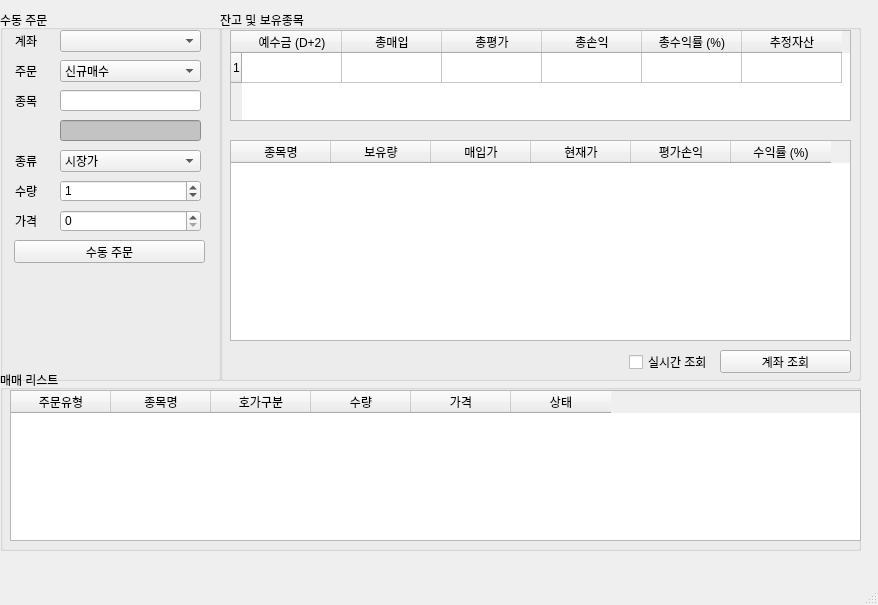
<?xml version="1.0" encoding="UTF-8"?>
<ui version="4.0">
 <class>MainWindow</class>
 <widget class="QMainWindow" name="MainWindow">
  <property name="geometry">
   <rect>
    <x>0</x>
    <y>0</y>
    <width>878</width>
    <height>605</height>
   </rect>
  </property>
  <property name="windowTitle">
   <string>AjouStock v0.2</string>
  </property>
  <property name="windowIcon">
   <iconset>
    <normaloff>ajou_icon.png</normaloff>ajou_icon.png</iconset>
  </property>
  <widget class="QWidget" name="centralwidget">
   <widget class="QGroupBox" name="groupBox">
    <property name="geometry">
     <rect>
      <x>0</x>
      <y>10</y>
      <width>221</width>
      <height>371</height>
     </rect>
    </property>
    <property name="title">
     <string>수동 주문</string>
    </property>
    <widget class="QLabel" name="label">
     <property name="geometry">
      <rect>
       <x>15</x>
       <y>23</y>
       <width>64</width>
       <height>15</height>
      </rect>
     </property>
     <property name="text">
      <string>계좌</string>
     </property>
    </widget>
    <widget class="QLabel" name="label_2">
     <property name="geometry">
      <rect>
       <x>15</x>
       <y>53</y>
       <width>64</width>
       <height>15</height>
      </rect>
     </property>
     <property name="text">
      <string>주문</string>
     </property>
    </widget>
    <widget class="QLabel" name="label_3">
     <property name="geometry">
      <rect>
       <x>15</x>
       <y>83</y>
       <width>64</width>
       <height>15</height>
      </rect>
     </property>
     <property name="text">
      <string>종목</string>
     </property>
    </widget>
    <widget class="QLabel" name="label_4">
     <property name="geometry">
      <rect>
       <x>15</x>
       <y>143</y>
       <width>64</width>
       <height>15</height>
      </rect>
     </property>
     <property name="text">
      <string>종류</string>
     </property>
    </widget>
    <widget class="QLabel" name="label_5">
     <property name="geometry">
      <rect>
       <x>15</x>
       <y>173</y>
       <width>64</width>
       <height>15</height>
      </rect>
     </property>
     <property name="text">
      <string>수량</string>
     </property>
    </widget>
    <widget class="QLabel" name="label_6">
     <property name="geometry">
      <rect>
       <x>15</x>
       <y>203</y>
       <width>64</width>
       <height>15</height>
      </rect>
     </property>
     <property name="text">
      <string>가격</string>
     </property>
    </widget>
    <widget class="QComboBox" name="comboBox">
     <property name="geometry">
      <rect>
       <x>60</x>
       <y>20</y>
       <width>141</width>
       <height>22</height>
      </rect>
     </property>
    </widget>
    <widget class="QComboBox" name="comboBox_2">
     <property name="geometry">
      <rect>
       <x>60</x>
       <y>50</y>
       <width>141</width>
       <height>22</height>
      </rect>
     </property>
     <item>
      <property name="text">
       <string>신규매수</string>
      </property>
     </item>
     <item>
      <property name="text">
       <string>신규매도</string>
      </property>
     </item>
     <item>
      <property name="text">
       <string>매수취소</string>
      </property>
     </item>
     <item>
      <property name="text">
       <string>매도취소</string>
      </property>
     </item>
    </widget>
    <widget class="QComboBox" name="comboBox_3">
     <property name="geometry">
      <rect>
       <x>60</x>
       <y>140</y>
       <width>141</width>
       <height>22</height>
      </rect>
     </property>
     <item>
      <property name="text">
       <string>시장가</string>
      </property>
     </item>
     <item>
      <property name="text">
       <string>지정가</string>
      </property>
     </item>
    </widget>
    <widget class="QLineEdit" name="lineEdit">
     <property name="geometry">
      <rect>
       <x>60</x>
       <y>80</y>
       <width>141</width>
       <height>21</height>
      </rect>
     </property>
    </widget>
    <widget class="QLineEdit" name="lineEdit_2">
     <property name="geometry">
      <rect>
       <x>60</x>
       <y>110</y>
       <width>141</width>
       <height>21</height>
      </rect>
     </property>
     <property name="styleSheet">
      <string notr="true">background-color: rgb(195, 195, 195);</string>
     </property>
    </widget>
    <widget class="QSpinBox" name="spinBox">
     <property name="geometry">
      <rect>
       <x>60</x>
       <y>170</y>
       <width>141</width>
       <height>22</height>
      </rect>
     </property>
     <property name="maximum">
      <number>2000</number>
     </property>
     <property name="value">
      <number>1</number>
     </property>
    </widget>
    <widget class="QSpinBox" name="spinBox_2">
     <property name="geometry">
      <rect>
       <x>60</x>
       <y>200</y>
       <width>141</width>
       <height>22</height>
      </rect>
     </property>
     <property name="maximum">
      <number>100000000</number>
     </property>
     <property name="singleStep">
      <number>50</number>
     </property>
    </widget>
    <widget class="QPushButton" name="pushButton_2">
     <property name="geometry">
      <rect>
       <x>14</x>
       <y>230</y>
       <width>191</width>
       <height>23</height>
      </rect>
     </property>
     <property name="text">
      <string>수동 주문</string>
     </property>
    </widget>
   </widget>
   <widget class="QGroupBox" name="groupBox_2">
    <property name="geometry">
     <rect>
      <x>220</x>
      <y>10</y>
      <width>641</width>
      <height>371</height>
     </rect>
    </property>
    <property name="title">
     <string>잔고 및 보유종목</string>
    </property>
    <widget class="QTableWidget" name="tableWidget">
     <property name="geometry">
      <rect>
       <x>10</x>
       <y>20</y>
       <width>621</width>
       <height>91</height>
      </rect>
     </property>
     <property name="rowCount">
      <number>1</number>
     </property>
     <row/>
     <column>
      <property name="text">
       <string>예수금 (D+2)</string>
      </property>
     </column>
     <column>
      <property name="text">
       <string>총매입</string>
      </property>
     </column>
     <column>
      <property name="text">
       <string>총평가</string>
      </property>
     </column>
     <column>
      <property name="text">
       <string>총손익</string>
      </property>
     </column>
     <column>
      <property name="text">
       <string>총수익률 (%)</string>
      </property>
     </column>
     <column>
      <property name="text">
       <string>추정자산</string>
      </property>
     </column>
    </widget>
    <widget class="QTableWidget" name="tableWidget_2">
     <property name="geometry">
      <rect>
       <x>10</x>
       <y>130</y>
       <width>621</width>
       <height>201</height>
      </rect>
     </property>
     <column>
      <property name="text">
       <string>종목명</string>
      </property>
     </column>
     <column>
      <property name="text">
       <string>보유량</string>
      </property>
     </column>
     <column>
      <property name="text">
       <string>매입가</string>
      </property>
     </column>
     <column>
      <property name="text">
       <string>현재가</string>
      </property>
     </column>
     <column>
      <property name="text">
       <string>평가손익</string>
      </property>
     </column>
     <column>
      <property name="text">
       <string>수익률 (%)</string>
      </property>
     </column>
    </widget>
    <widget class="QCheckBox" name="checkBox">
     <property name="geometry">
      <rect>
       <x>409</x>
       <y>342</y>
       <width>81</width>
       <height>20</height>
      </rect>
     </property>
     <property name="text">
      <string>실시간 조회</string>
     </property>
    </widget>
    <widget class="QPushButton" name="pushButton">
     <property name="geometry">
      <rect>
       <x>500</x>
       <y>340</y>
       <width>131</width>
       <height>23</height>
      </rect>
     </property>
     <property name="text">
      <string>계좌 조회</string>
     </property>
    </widget>
   </widget>
   <widget class="QGroupBox" name="groupBox_3">
    <property name="geometry">
     <rect>
      <x>0</x>
      <y>370</y>
      <width>861</width>
      <height>181</height>
     </rect>
    </property>
    <property name="title">
     <string>매매 리스트</string>
    </property>
    <widget class="QTableWidget" name="tableWidget_3">
     <property name="geometry">
      <rect>
       <x>10</x>
       <y>20</y>
       <width>851</width>
       <height>151</height>
      </rect>
     </property>
     <column>
      <property name="text">
       <string>주문유형</string>
      </property>
     </column>
     <column>
      <property name="text">
       <string>종목명</string>
      </property>
     </column>
     <column>
      <property name="text">
       <string>호가구분</string>
      </property>
     </column>
     <column>
      <property name="text">
       <string>수량</string>
      </property>
     </column>
     <column>
      <property name="text">
       <string>가격</string>
      </property>
     </column>
     <column>
      <property name="text">
       <string>상태</string>
      </property>
     </column>
    </widget>
   </widget>
  </widget>
  <widget class="QMenuBar" name="menubar">
   <property name="geometry">
    <rect>
     <x>0</x>
     <y>0</y>
     <width>878</width>
     <height>26</height>
    </rect>
   </property>
  </widget>
  <widget class="QStatusBar" name="statusbar"/>
 </widget>
 <resources/>
 <connections/>
</ui>
